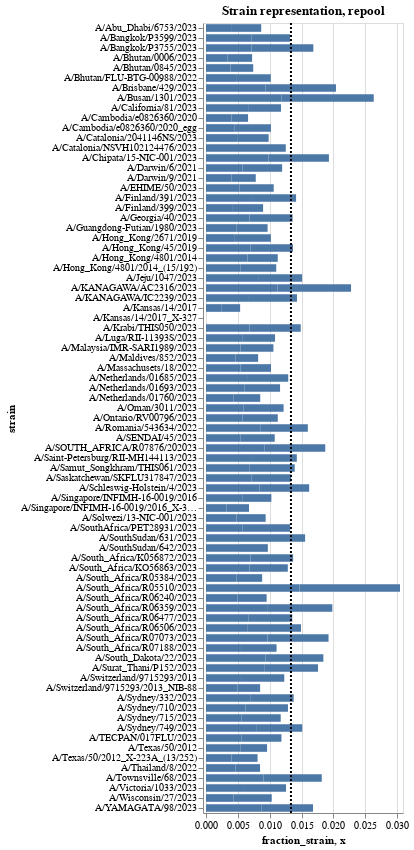

This figure's notebook cell:
### Markdown cell above
## Visualize barcode- and strain-level balancing in the current pool

### Code cell
# Plot the current fraction of each strain in the pool
strains_chart = (
    alt.Chart(mean_single_well)
    .encode(
        alt.X(
            "fraction_strain",
            scale=alt.Scale(nice=False, padding=3),
        ),
        alt.Y("strain"),
        
        tooltip = ['strain', 'fraction_strain', 'est_tcid50'],
    )
).mark_bar(height={"band": 0.85}).properties(
        height=alt.Step(10),
        width=250,
        title="",
    ).properties(
        height = alt.Step(10),
        width = 200,
        title = "Strain representation, repool")

# add veritcal line where we would expect equal representation of all barcodes in pool
expected_line = alt.Chart(
    pd.DataFrame({'x': [1/num_strains]})
).mark_rule(strokeDash = [2,2], strokeWidth = 2).encode(x = 'x')

# plot both barcode counts and expected line
strains_chart + expected_line

### Figure 1 — Vega-Lite specification as saved in the notebook (floating-point values rounded to 4 significant figures; data arrays with more than 128 entries replaced by an {"elided": "..."} marker saying what was removed)
{"config": {"view": {"continuousWidth": 300, "continuousHeight": 300}}, "layer": [{"data": {"name": "data-8cf61866d80c616b254bc8e6244b7642"}, "mark": {"type": "bar", "height": {"band": 0.85}}, "encoding": {"tooltip": [{"field": "strain", "type": "nominal"}, {"field": "fraction_strain", "type": "quantitative"}, {"field": "est_tcid50", "type": "quantitative"}], "x": {"field": "fraction_strain", "scale": {"nice": false, "padding": 3}, "type": "quantitative"}, "y": {"field": "strain", "type": "nominal"}}, "title": "Strain representation, repool"}, {"data": {"name": "data-3415c78cab05fda47dddc30b568f21f8"}, "mark": {"type": "rule", "strokeDash": [2, 2], "strokeWidth": 2}, "encoding": {"x": {"field": "x", "type": "quantitative"}}}], "height": {"step": 10}, "width": 200, "$schema": "https://vega.github.io/schema/vega-lite/v5.16.3.json", "datasets": {"data-8cf61866d80c616b254bc8e6244b7642": {"elided": "158 records"}, "data-3415c78cab05fda47dddc30b568f21f8": [{"x": 0.01333}]}}
